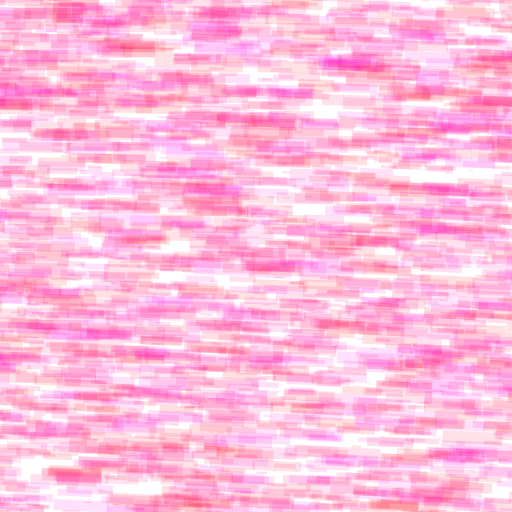
Frame 1 (no input)
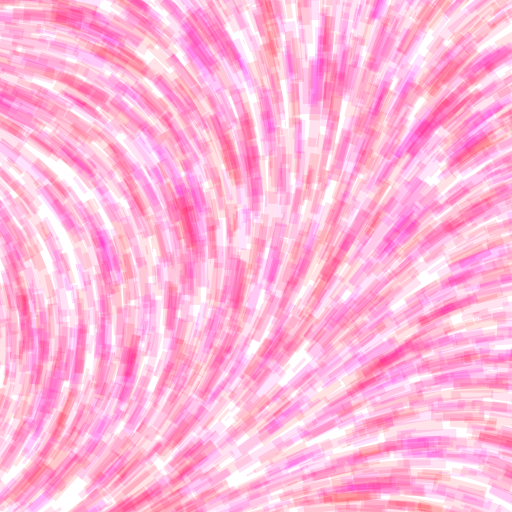
Frame 60 (no input)
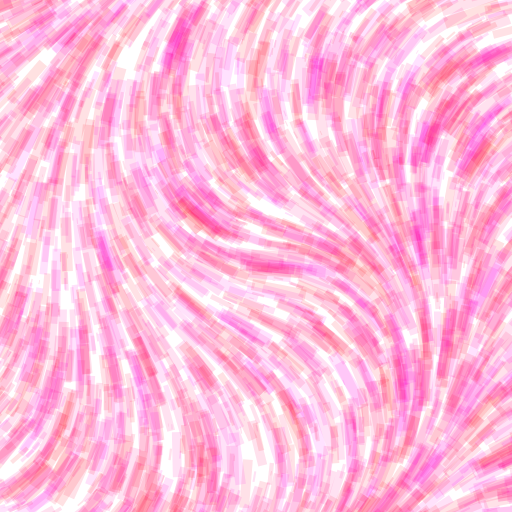
Frame 120 (the mouse pressed at the canvas centre since frame 60)

The p5.js sketch that drew these frames (run headless with seeded random() and noise() and a simulated clock; from frame 60 on, the mouse is pressed at the canvas centre):

// p5.js sketch
// ── sketch.js
let nObjetos = 5500;
modulos = [];

function setup() {
  createCanvas(512, 512);
  for (let i = 0; i < nObjetos; ++i) {
    let miColor = color(255, 0, random(255), 30);
    let miX = random(-100, width + 100);
    let miY = random(-100, height + 100);
    let miTam = random(60);

    modulos[i] = new Modulo(miX, miY, miTam, miColor);
  }
}

function draw() {
  background(255);
  for (let i = 0; i < modulos.length; ++i) {
    let d = dist(modulos[i].posX, modulos[i].posY, mouseX, mouseY);
    //let d = dist(modulos[i].posX, modulos[i].posY, 0,0);
    let dMap = map(d, 0, sqrt(sq(width) + sq(height)), 0,360); 
    modulos[i].dibuja(dMap);
  }
}

class Modulo {
  
  //Constructor
  constructor(x, y, t, c) {
    this.posX = x;
    this.posY = y;
    this.tam = t;
    this.col = color(c);
  }

  //Metodos. En este caso, solo tenemos 1 que dibuja
  dibuja(o) {
    fill(this.col);
    noStroke();
   
    push();
    translate(this.posX, this.posY);
    rotate(radians(o) * sin(frameCount*0.01));
    //rotate(radians(o));
    rect(0, 0, this.tam, this.tam/5);
    pop();
    
    //circle(pX, this.posY, this.tam);
  }
}
